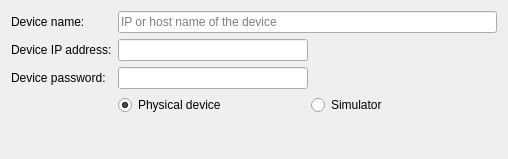
<?xml version="1.0" encoding="UTF-8"?>
<ui version="4.0">
 <class>Qnx::Internal::BlackBerrySetupWizardDevicePage</class>
 <widget class="QWizardPage" name="Qnx::Internal::BlackBerrySetupWizardDevicePage">
  <property name="geometry">
   <rect>
    <x>0</x>
    <y>0</y>
    <width>508</width>
    <height>159</height>
   </rect>
  </property>
  <property name="windowTitle">
   <string>WizardPage</string>
  </property>
  <layout class="QVBoxLayout" name="verticalLayout">
   <item>
    <layout class="QGridLayout" name="gridLayout">
     <item row="0" column="0">
      <widget class="QLabel" name="label">
       <property name="text">
        <string>Device name:</string>
       </property>
      </widget>
     </item>
     <item row="0" column="1">
      <widget class="QLineEdit" name="deviceName">
       <property name="placeholderText">
        <string>IP or host name of the device</string>
       </property>
      </widget>
     </item>
     <item row="1" column="0">
      <widget class="QLabel" name="label_2">
       <property name="text">
        <string>Device IP address:</string>
       </property>
      </widget>
     </item>
     <item row="1" column="1">
      <layout class="QHBoxLayout" name="horizontalLayout_2">
       <item>
        <widget class="QLineEdit" name="ipAddress"/>
       </item>
       <item>
        <spacer name="horizontalSpacer">
         <property name="orientation">
          <enum>Qt::Horizontal</enum>
         </property>
         <property name="sizeHint" stdset="0">
          <size>
           <width>40</width>
           <height>20</height>
          </size>
         </property>
        </spacer>
       </item>
      </layout>
     </item>
     <item row="2" column="0">
      <widget class="QLabel" name="label_3">
       <property name="text">
        <string>Device password:</string>
       </property>
      </widget>
     </item>
     <item row="2" column="1">
      <layout class="QHBoxLayout" name="horizontalLayout_3">
       <item>
        <widget class="QLineEdit" name="password">
         <property name="toolTip">
          <string>The password you use to unlock your device</string>
         </property>
         <property name="echoMode">
          <enum>QLineEdit::Password</enum>
         </property>
        </widget>
       </item>
       <item>
        <spacer name="horizontalSpacer_2">
         <property name="orientation">
          <enum>Qt::Horizontal</enum>
         </property>
         <property name="sizeHint" stdset="0">
          <size>
           <width>40</width>
           <height>20</height>
          </size>
         </property>
        </spacer>
       </item>
      </layout>
     </item>
     <item row="3" column="1">
      <layout class="QHBoxLayout" name="horizontalLayout">
       <item>
        <widget class="QRadioButton" name="physicalDevice">
         <property name="text">
          <string>Physical device</string>
         </property>
         <property name="checked">
          <bool>true</bool>
         </property>
        </widget>
       </item>
       <item>
        <widget class="QRadioButton" name="simulator">
         <property name="text">
          <string>Simulator</string>
         </property>
        </widget>
       </item>
      </layout>
     </item>
    </layout>
   </item>
   <item>
    <spacer name="verticalSpacer">
     <property name="orientation">
      <enum>Qt::Vertical</enum>
     </property>
     <property name="sizeHint" stdset="0">
      <size>
       <width>20</width>
       <height>5</height>
      </size>
     </property>
    </spacer>
   </item>
  </layout>
 </widget>
 <resources/>
 <connections/>
</ui>
